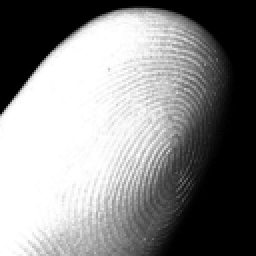
%> input picture TP10/empreinte.png, 128 x 128 px (shown 2 times larger)
$ octave exercice_2_bis.m   (GNU Octave 9; MATLAB toolbox functions it lacks are replaced by stand-ins)
%> lines starting %> are read from the running program, lines starting %| are printed output that depends on the picture
clear;
close all;

% Mise en place de la figure pour affichage :
taille_ecran = get(0,'ScreenSize');
L = taille_ecran(3);
H = taille_ecran(4);
figure('Name','Filtrage frequentiel','Position',[0,0,L,H]);

% Lecture et affichage de l'image originale u :
u0 = double(imread('empreinte.png'));
%> u0: size 128x128 double; min 0, max 255, mean 136; mean of the top-left, top-right, bottom-left and bottom-right quarters 155, 104.7, 232.3, 51.8
[nb_lignes,nb_colonnes] = size(u0);
%> nb_lignes = 128; nb_colonnes = 128
u_max = max(u0(:));
%> u_max = 255
subplot(2,3,1);
imagesc(u0);
axis image off;
colormap gray;
title('Image originale','FontSize',20);

% Operateur gradient :
nb_pixels = nb_lignes*nb_colonnes;
%> nb_pixels = 16384
e = ones(nb_pixels,1);
Dx = spdiags([-e e],[0 nb_lignes],nb_pixels,nb_pixels);
Dx(nb_pixels-nb_lignes+1:nb_pixels,:) = 0;
Dy = spdiags([-e e],[0 1],nb_pixels,nb_pixels);
Dy(nb_lignes:nb_lignes:nb_pixels,:) = 0;

% Second membre b du systeme :
b = u0(:);

% Paramètres
lambda = 5; % Poids de la regularisation
eps = 0.01;

Lap = -Dx'*Dx - Dy'*Dy;
A = speye(nb_pixels) - lambda*Lap;

u = u0;
norme_x = 1;
diff_norme = 1;
k = 0;

% Resolution itérative du systeme A*x = b (opérateur backslash) :
while k < 20
    gradients_x = Dx*u(:);
    gradients_y = Dy*u(:);
    W = 1./sqrt(gradients_x.^2 + gradients_y.^2 + eps);
    W = spdiags(W, 0, nb_pixels, nb_pixels);
    A = speye(nb_pixels) - lambda * ( (-Dx'*W*Dx - Dy'*W*Dy) );
    u_prec = u;
%     [x,flag] = pcg(A,b,1e-5,50,R',R,u(:));
    x = A\b;
    u = reshape(x,nb_lignes,nb_colonnes);
    diff_norme = norm(u_prec(:)-u(:));
    norme_x = norm(u_prec(:));

    k = k+1;
    c = u;
    drawnow nocallbacks
    subplot(2,3,2)
	imagesc(max(0,min(1,u/u_max)),[0 1])
	colormap gray
    axis image off;
	title(['Cartoon, itération ' num2str(k)],'FontSize',20)

    t = u0 - c;
    drawnow nocallbacks
    subplot(2,3,3);
    imagesc(t);
    colormap gray;
    axis image off;
	title(['Texture, itération ' num2str(k)],'FontSize',20)

    drawnow nocallbacks
    subplot(2,3,4);
    imagesc(t>2);
    colormap gray;
    axis image off;
	title(['Texture seuillée, itération ' num2str(k)],'FontSize',20)
end
%> this loop made 20 passes
%> (diff_norme, norme_x) on passes 1 to 12: (377.7, 22270.3), (103, 22247), (40.98, 22243.3), (19.86, 22242.2), (11.05, 22241.8), (6.79, 22241.6), (4.48, 22241.6), (3.12, 22241.5), (2.26, 22241.5), (1.7, 22241.5), (1.3, 22241.5), (1.02, 22241.5)
%> pass 1, `t = u0 - c;`:
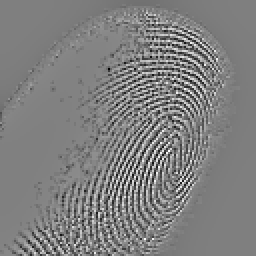
%> t: size 128x128 double (shown 2 times larger); min -12.63, max 12.54, mean -7.77e-13; drawn with min black and max white
%> pass 1, `title(['Texture seuillée, itération ' num2str(k)],'FontSize',20)`:
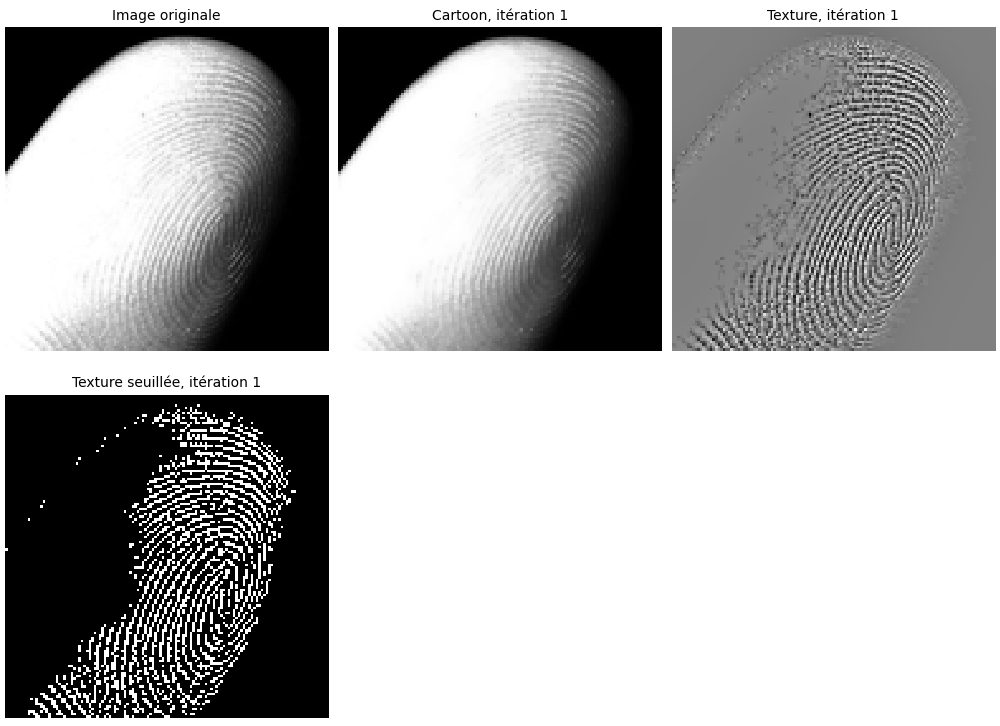
%> figure redrawn from the program's plot data, 4 panels
%> after the loop, k = 20

%% Vérifier qu'on n'a pas le meme résultat en seuillant simplement l'image originale
% Lecture et affichage de l'image originale u seuillée à 2 :
u0_seuil = double(imread('empreinte.png'));
[nb_lignes,nb_colonnes] = size(u0_seuil);
subplot(2,3,5);
imagesc(u0>5);
axis image off;
colormap gray;
title('Image originale','FontSize',20);
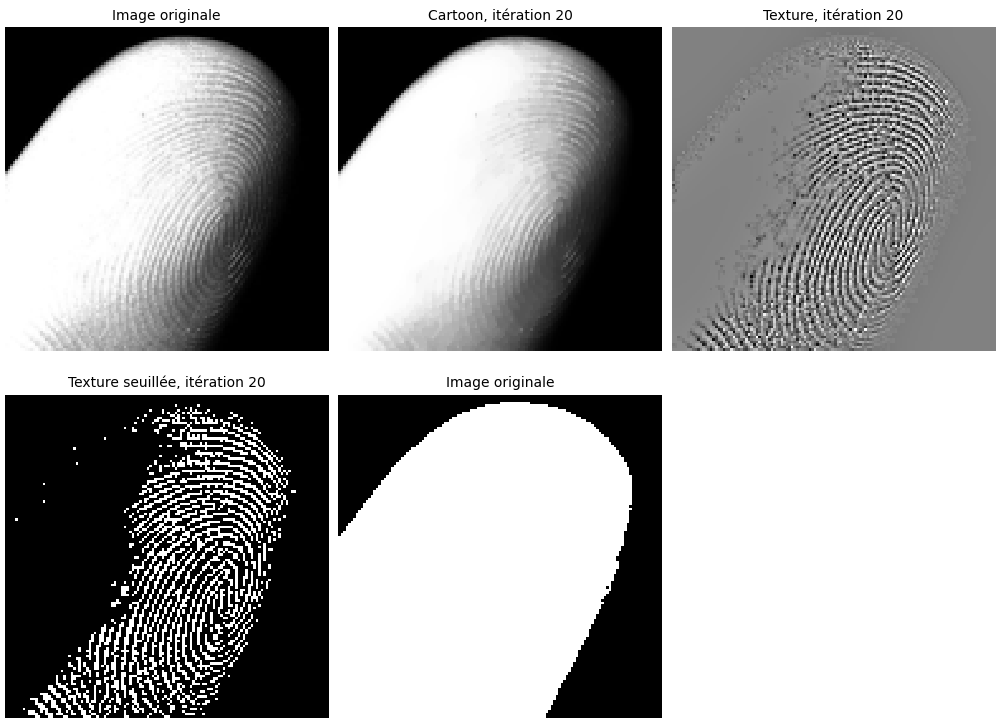
%> figure redrawn from the program's plot data, 5 panels
